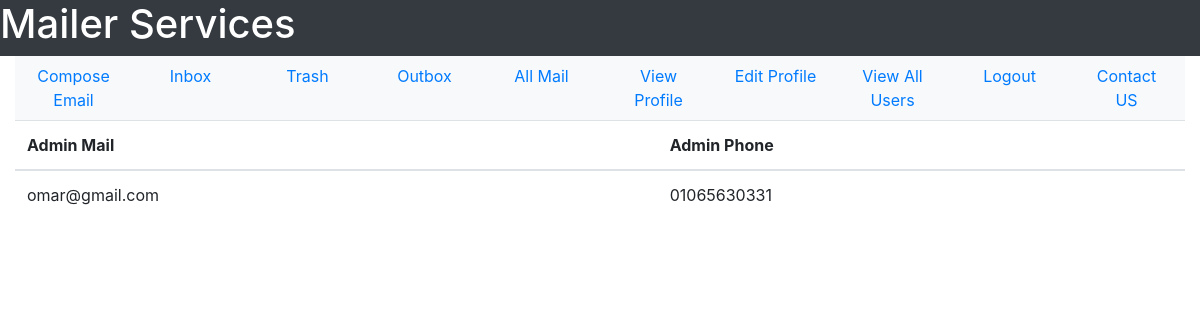
Page /contact-us (signed in) on the earlier database version.
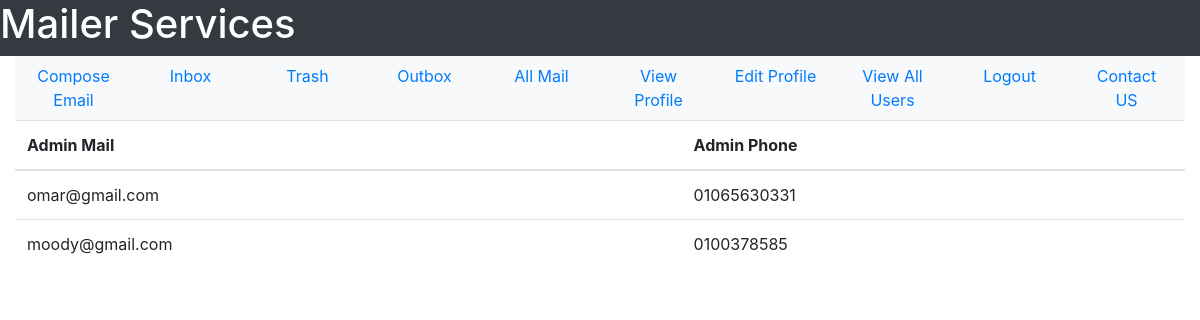
Same page on the later database version.
### tables this page shows
CREATE TABLE admin(admin_id INTEGER PRIMARY KEY, admin_email TEXT NOT NULL, admin_password TEXT NOT NULL, admin_phone TEXT NOT NULL, UNIQUE(admin_email, admin_phone));

### User/User_Profile/user.py (the view)
@user_profile_bp.route("/contact-us")
def contact_us():
    sqlite_connection = sqlite3.connect("MAIL_DB.db")
    select_query = """SELECT admin_email, admin_phone FROM admin ORDER BY admin_id ASC;"""
    db_admins = sqlite_connection.execute(select_query)
    all_admins = []
    admin_data = {}
    for admin in db_admins:
        admin_data["admin_email"] = admin[0]
        admin_data["admin_phone"] = admin[1]
        all_admins.append(admin_data)
        admin_data = {}
    return render_template("User_Profile/contactUs.html", all_admins = all_admins, user_mail = session["email"])

### User/User_Profile/templates/User_Profile/contactUs.html (shortened to what this page needs)
<!DOCTYPE html>
<html lang = "en">
    <head>
        <link rel="stylesheet" href="https://maxcdn.bootstrapcdn.com/bootstrap/4.5.2/css/bootstrap.min.css">
    </head>
    <body>
        <div class = "container-fluid">
            <div class = "row bg-dark text-white">
                <h1>Mailer Services</h1>
            </div>
            <div>
                <ul class = "nav nav-justified bg-light">
                    <li class = 'nav-item'>
                        <a href = "{{url_for('user_mail_bp.compose_email')}}" class = 'nav-link'>Compose Email</a>
                    </li>
                    <li class = 'nav-item'>
                        <a href = "{{url_for('user_mail_bp.see_inbox')}}" class = 'nav-link'>Inbox </a>
                    </li>
                    <li class = 'nav-item'>
                        <a href = "{{url_for('user_mail_bp.trash')}}" class = 'nav-link'>Trash</a>
                    </li>
                    <li class = 'nav-item'>
                        <a href = "{{url_for('user_mail_bp.see_outbox')}}" class = 'nav-link'>Outbox</a>
                    </li>
                    <li class = 'nav-item'>
                        <a href = "{{url_for('user_mail_bp.see_all_mail')}}" class = 'nav-link'>All Mail</a>
                    </li>
                    <li class = 'nav-item'>
                        <a href = "{{url_for('user_profile_bp.view_profile')}}" class = 'nav-link'>View Profile</a>
                    </li>
                    <li class = 'nav-item'>
                        <a href = "{{url_for('user_profile_bp.edit_profile_form')}}" class = 'nav-link'>Edit Profile</a>
                    </li>
                    <li class = 'nav-item'>
                        <a href = "{{url_for('user_profile_bp.view_all_users')}}" class = 'nav-link'>View All Users</a>
                    </li>
                    <li class = 'nav-item'>
                        <a href = "{{url_for('user_profile_bp.logout')}}" class = 'nav-link'>Logout</a>
                    </li>
                    <li class = 'nav-item'>
                        <a href = "{{url_for('user_profile_bp.contact_us')}}" class = 'nav-link'>Contact US</a>
                    </li>
                </ul>
            </div>
            <table class = "table">
                <thead>
                    <tr>
                        <th>Admin Mail</th>
                        <th>Admin Phone</th>
                    </tr>
                </thead>
                <tbody>
                    {% for admin in all_admins %}
                    <tr>
                        <td>{{admin["admin_email"]}}</td>
                        <td>{{admin["admin_phone"]}}</td>
                    </tr>
                    {% endfor %}
                </tbody>
            </table>
        </div>
    </body>
</html>

Differences in the rows shown:
added admin: admin_email "moody@gmail.com", admin_phone "0100378585"
